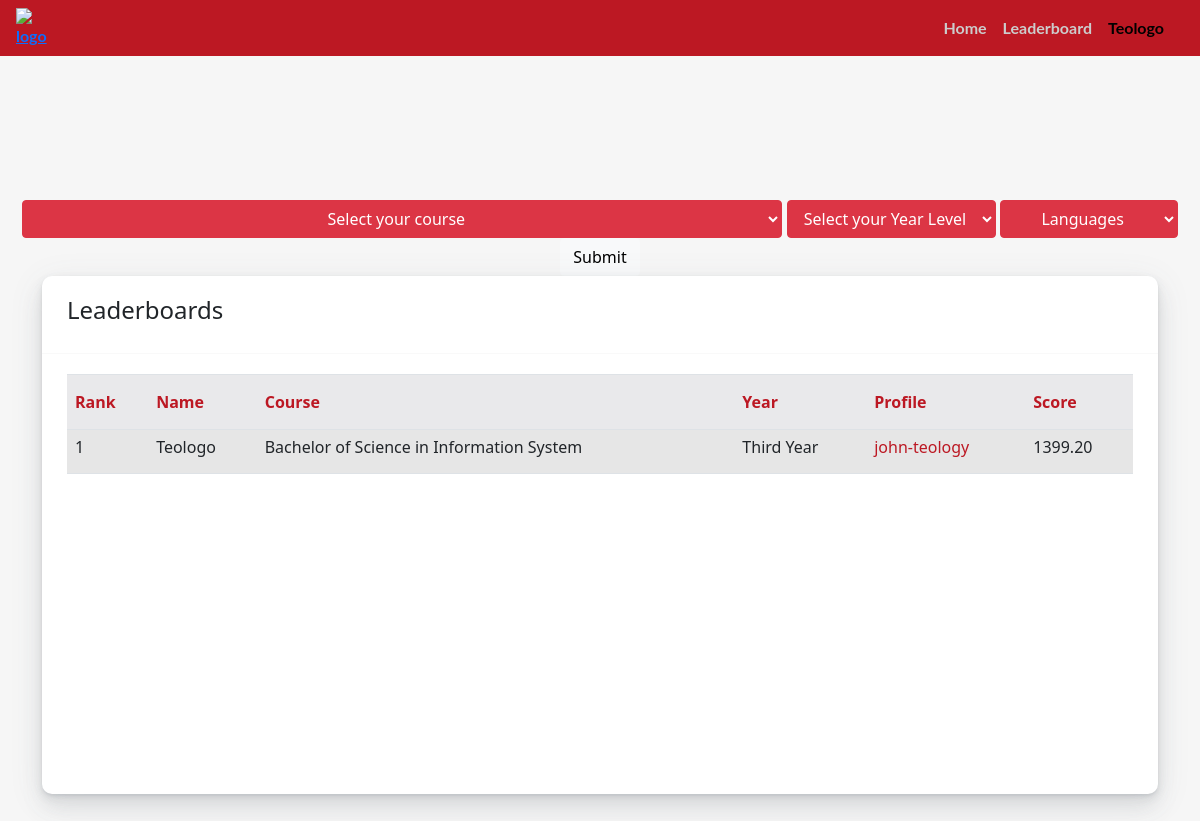
The app's page /leaderboards/ (signed in) with its own data.
### portfolio/models.py (models this page shows, shortened)
class User(AbstractUser):
    pass

class LeaderBoards(models.Model):
    userProfile = models.ForeignKey(Profile , null=True ,on_delete=CASCADE, related_name='user_leaderboard')
    userID = models.ForeignKey(User, on_delete=CASCADE, related_name= 'userLeaderboard' )
    courseID = models.ForeignKey(Course, on_delete=CASCADE ,related_name='userCourse' , null=True)
    yearID = models.ForeignKey(YearLevel, on_delete=CASCADE,  related_name= 'userYearLevel',null=True )
    overallScore = models.FloatField(default=0,blank=True)
    CEnterprise = models.FloatField(default=0,blank=True, verbose_name='1C Enterprise')
    ASPNET = models.FloatField(default=0,blank=True, verbose_name='ASP.NET')
    ActionScript = models.FloatField(default=0,blank=True)
    Apex = models.FloatField(default=0,blank=True)
    Assembly = models.FloatField(default=0,blank=True)
    Ballerina = models.FloatField(default=0,blank=True)
    Batchfile = models.FloatField(default=0,blank=True)
    Blazor = models.FloatField(default=0,blank=True)
    C = models.FloatField(default=0,blank=True)
    CSharp = models.FloatField(default=0,blank=True, verbose_name='C#')
    Cplus = models.FloatField(default=0,blank=True,verbose_name='C++')
    COBOL = models.FloatField(default=0,blank=True)
    CSS = models.FloatField(default=0,blank=True)
    Clojure = models.FloatField(default=0,blank=True)
    CoffeeScript = models.FloatField(default=0,blank=True)
    Crystal = models.FloatField(default=0,blank=True)
    Cucumber = models.FloatField(default=0,blank=True)
    Dart = models.FloatField(default=0,blank=True)
    Delphi = models.FloatField(default=0,blank=True)
    Dockerfile = models.FloatField(default=0,blank=True)
    EJS = models.FloatField(default=0,blank=True)
    EPP = models.FloatField(default=0,blank=True)
    ERB = models.FloatField(default=0,blank=True)
    Ebuild = models.FloatField(default=0,blank=True)
    Elixir = models.FloatField(default=0,blank=True)
    Elm = models.FloatField(default=0,blank=True)
    Erlang = models.FloatField(default=0,blank=True)
    FSharp = models.FloatField(default=0,blank=True,verbose_name='F#')
    Fortran = models.FloatField(default=0,blank=True)
    Go = models.FloatField(default=0,blank=True)
    Groovy = models.FloatField(default=0,blank=True)
    HCL = models.FloatField(default=0,blank=True)
    HTML = models.FloatField(default=0,blank=True)
    HTML_Razor = models.FloatField(default=0,blank=True,verbose_name='HTML+RAZOR')
    Haskell = models.FloatField(default=0,blank=True)
    Haxe = models.FloatField(default=0,blank=True)
    HiveQL = models.FloatField(default=0,blank=True)
    JSON = models.FloatField(default=0,blank=True)
    Java = models.FloatField(default=0,blank=True)
    JavaScript = models.FloatField(default=0,blank=True)
    Julia = models.FloatField(default=0,blank=True)
    JupyterNotebook = models.FloatField(default=0,blank=True, verbose_name='Jupyter Notebook')
    Kivy = models.FloatField(default=0,blank=True)
    Kotlin = models.FloatField(default=0,blank=True)
    LabVIEW = models.FloatField(default=0,blank=True)
    Less = models.FloatField(default=0,blank=True)
    Lex = models.FloatField(default=0,blank=True)
    Limbo = models.FloatField(default=0,blank=True)
    Liquid = models.FloatField(default=0,blank=True)
    Lua = models.FloatField(default=0,blank=True)
    M = models.FloatField(default=0,blank=True)
    MATLAB = models.FloatField(default=0,blank=True)
    Makefile = models.FloatField(default=0,blank=True)
    Mathematica = models.FloatField(default=0,blank=True)
    Mercury = models.FloatField(default=0,blank=True)
    Nginx = models.FloatField(default=0,blank=True)
    Nix = models.FloatField(default=0,blank=True)
    ObjectiveC = models.FloatField(default=0,blank=True, verbose_name='Objective-C')
    ObjectiveCplus = models.FloatField(default=0,blank=True, verbose_name='Objective-C++')
    OpenEdgeABL = models.FloatField(default=0,blank=True, verbose_name='OpenEdge ABL')
    PHP = models.FloatField(default=0,blank=True)
    PLSQL = models.FloatField(default=0,blank=True)
    PLpgSQL = models.FloatField(default=0,blank=True)
    Perl = models.FloatField(default=0,blank=True)
    Perl6 = models.FloatField(default=0,blank=True, verbose_name='Perl 6')
    PowerBuilder = models.FloatField(default=0,blank=True)
    Powershell = models.FloatField(default=0,blank=True)
    Prolog = models.FloatField(default=0,blank=True)
    ProtocolBuffer = models.FloatField(default=0,blank=True, verbose_name= 'Protocol Buffer')
    Puppet = models.FloatField(default=0,blank=True)
    Python = models.FloatField(default=0,blank=True)
    QML = models.FloatField(default=0,blank=True)
    R = models.FloatField(default=0,blank=True)
    Raku = models.FloatField(default=0,blank=True)
    Robot = models.FloatField(default=0,blank=True)
    Ruby = models.FloatField(default=0,blank=True)
    Rust = models.FloatField(default=0,blank=True)
    SASS = models.FloatField(default=0,blank=True)
    SCSS = models.FloatField(default=0,blank=True)
    SQL = models.FloatField(default=0,blank=True)
    SQLPL = models.FloatField(default=0,blank=True)
    Scala = models.FloatField(default=0,blank=True)
    Shell = models.FloatField(default=0,blank=True)
    Smalltalk = models.FloatField(default=0,blank=True)
    Solidity = models.FloatField(default=0,blank=True)
    Stata = models.FloatField(default=0,blank=True)
    Stylus = models.FloatField(default=0,blank=True)
    Svelte = models.FloatField(default=0,blank=True)
    Swift = models.FloatField(default=0,blank=True)
    TSQL = models.FloatField(default=0,blank=True)
    TypeScript = models.FloatField(default=0,blank=True)
    Vue = models.FloatField(default=0,blank=True)
    XML = models.FloatField(default=0,blank=True)
    Xtend = models.FloatField(default=0,blank=True)
    Xtext = models.FloatField(default=0,blank=True)
    YAML = models.FloatField(default=0,blank=True)
    Yacc = models.FloatField(default=0,blank=True)
    Zig = models.FloatField(default=0,blank=True)

class Course(models.Model):
    course = models.CharField(max_length=150)
    def __str__(self):
        return f"{self.course}"

class YearLevel(models.Model):
    yearLevel = models.CharField(max_length=50)
    def __str__(self):
        return f"{self.yearLevel}"

class Profile(models.Model):
    userID = models.ForeignKey(User, on_delete=CASCADE, related_name= 'userProfile' )
    nickname = models.CharField(max_length=100, blank=True)
    githubName = models.CharField(max_length=100)
    aboutMe = models.TextField(max_length=300, blank=True)
    def __str__(self):
        return f"{self.githubName}"

### portfolio/views.py (the view, shortened to what this page needs)
# urls.py: path('leaderboards/',views.leaderboard, name='leaderboard'),
def leaderboard(request):
    course = Course.objects.all()
    year = YearLevel.objects.all()
    by_what = '-overallScore'
    d = {}
    select1 = 'Select your course'
    select2 = 'Select your Year Level'
    select3 = 'Languages'
    if request.method == 'POST':
        lang = 'overallScore'
        if request.POST.get('courseid'):
            c_id = request.POST['courseid']
            c = Course.objects.get(pk = c_id)
            d['courseID'] = c
            select1 = c
        if request.POST.get('yearlevelid'):
            y_id = request.POST['yearlevelid']
            date = YearLevel.objects.get(pk = y_id)
            d['yearID'] = date
            select2 = date
        if request.POST.get('languages'):
            lang = request.POST['languages']
            select3 = request.POST['languages']
        try:
            data = LeaderBoards.objects.filter(**d).order_by('-' +lang)
        except FieldError:
            lang = nameProb[lang]
            data = LeaderBoards.objects.filter(**d).order_by('-' +lang)
    else:
        lang = ''
        data= LeaderBoards.objects.order_by(by_what)
    if request.user.is_authenticated:
        user = request.user
        try:
            Profile.objects.get(userID = user)
        except Profile.DoesNotExist:
            return HttpResponseRedirect(reverse('profileForm'))
        profile = Profile.objects.get(userID = user)
        return render(request,'portfolio/leaderboards.html',{
            'courses': course,
            'yearlevels':year,
            'languages': languages,
            'data' : data,
            'select1': select1,
            'select2': select2,
            'select3': select3,
            'lang' : lang,
            'user' : profile
        })

### portfolio/templates/portfolio/leaderboards.html (shortened to what this page needs)
{% load getattribute %}  {% load static %} {% load i18n %} {% load account socialaccount %}
<!DOCTYPE html>
<html lang="en">
  <head>
    <link
      href="https://cdn.jsdelivr.net/npm/bootstrap@4.4.1/dist/css/bootstrap.min.css"
      rel="stylesheet"
    />
     <link
    rel="stylesheet"
    href="https://cdnjs.cloudflare.com/ajax/libs/font-awesome/5.12.1/css/all.min.css"
  />
  <link
    href="https://cdn.jsdelivr.net/npm/bootstrap@5.1.0/dist/css/bootstrap.min.css"
    rel="stylesheet"
  />
  <link
    href="https://maxcdn.bootstrapcdn.com/font-awesome/4.3.0/css/font-awesome.min.css"
    rel="stylesheet"
/>
<link rel="stylesheet" href="{% static 'portfolio/index.css' %}" />
  </head>
  <body>
   <nav
   class="navbar navbar-expand-lg navbar-custom fixed-top"
   style="margin-bottom: 50px"
 >
   <div id="logo">
    {% if request.user.is_authenticated %}
    <a href="{% url 'profile' user %}">
     <img
       id="logo"
       src="https://scontent.fmnl2-2.fna.fbcdn.net/v/t1.15752-9/285301891_375399914621686_9147164360215708785_n.png?_nc_cat=107&ccb=1-7&_nc_sid=ae9488&_nc_eui2=AeHQ3nVoaMPAXDLQw088pXUIbrXWkVHtb7xutdaRUe1vvH2S9M-q5ieOcZIyJ2fjOSoBk_l0BBplLLdperC9JOqY&_nc_ohc=sZXqL8B0WQcAX8d3PqT&_nc_ht=scontent.fmnl2-2.fna&oh=03_AVIFv1yTYPrhRq-mmmflSAKg0NbdAqYcOYGJEQQCLWOeEw&oe=62BDDAF6"
       alt="logo"
     />
    </a>
    {% endif %}
   </div>
   <div class="container">
     <div class="collapse navbar-collapse" id="navbarResponsive"  >
       <ul class="navbar-nav ml-auto">
         <li class="nav-item active">
           <a class="nav-link" href="{% url 'index' %}" style="color: #ccc"
             >Home
           </a>
         <li class="nav-item">
           <a
             class="nav-link"
             href="{%url 'leaderboard' %}"
             style="color: #ccc"
             >Leaderboard</a
           >
         </li>
         <li class="nav-item">
           {% if request.user.is_authenticated %}
           <a
             class="nav-link"
             href="{%url 'leaderboard' %}"
             style="color: black"
             >{{request.user.last_name}}</a
           >
           {% endif %}
         </li>
       </ul>
     </div>
   </div>
 </nav>
    <center>
      <form action="{% url 'leaderboard' %}" method="post" style="margin-top: 200px;">
        <select name="courseid" id="" class="btn btn-danger dropdown-toggle">
          <option value="" disabled selected>{{select1}}</option>
        </select>
        <select name="yearlevelid" id="" class="btn btn-danger dropdown-toggle">
          <option value="" disabled selected>{{select2}}</option>
        </select>
        <select name="languages" id="" class="btn btn-danger dropdown-toggle">
          <option value="" disabled selected>{{select3}}</option>
        </select>
      <input type="submit" value="Submit" class="btn btn-light" />
      </form>
    </center>
    <div class="container">
      <div class="row">
        <div class="col-12 col-sm-12 col-md-12">
          <div class="card">
            <div class="card-header">
              <h4>Leaderboards
              </h4>
            </div>
            <div class="card-body">
              <div
                class="table-responsive"
                id="proTeamScroll"
                tabindex="2"
                style="height: 400px; overflow: hidden; outline: none"
              >
                <div class="scrollit">
                  <table class="table table-striped">
                    <thead>
                      <tr>
                        <th>Rank</th>
                        <th>Name</th>
                        <th>Course</th>
                        <th>Year</th>
                        <th >Profile</th>
                        <th>Score</th>
                      </tr>
                    </thead>
                    <tbody>
                      {% if lang != '' %} {% for d in data %}
                      {% if d|getattribute:lang  %}
                      <tr>
                        <td class="table-img">
                          <h6 class="mb-0 font-13">{{forloop.counter}}</h6>
                        </td>
                        <td>
                            <h6 class="mb-0 font-13">{{d.userID.last_name}}</h6>
                        </td>
                        <td><h6 class="mb-0 font-13">{{d.courseID}}</h6></td>
                        <td class="text-truncate">
                          <h6 class="mb-0 font-13">{{d.yearID}}</h6>
                        </td>
                        <td>
                          <a
                          href="{% url 'redirect' d.userID.id %}"
                          style="text-decoration: none; color: #424d54"
                        >
                          <h6  style="color: #bc1823 ;">
                            {{d.userProfile.githubName}}
                          </h6>
                          </a>
                        </td>
                        <td>
                          <h6 class="mb-0 font-13">
                            {{ d|getattribute:lang|floatformat:2 }}
                          </h6>
                        </td>
                      </tr>
                      {% endif %}
                      {% endfor %} {% else %} {% for d in data %}
                      {% if d.overallScore %}
                      <tr>
                        <td class="table-img">
                          <h6 class="mb-0 font-13">{{forloop.counter}}</h6>
                        </td>
                        <td>
                            <h6 class="mb-0 font-13">{{d.userID.last_name}}</h6>
                        </td>
                        <td><h6 class="mb-0 font-13">{{d.courseID}}</h6></td>
                        <td class="text-truncate">
                          <h6 class="mb-0 font-13">{{d.yearID}}</h6>
                        </td>
                        <td>
                          <a
                          href="{% url 'redirect' d.userID.id %}"
                          style="text-decoration: none; color: #424d54"
                        >
                          <h6 style="color: #bc1823 ;" >
                            {{d.userProfile.githubName}}
                          </h6>
                          </a>
                        </td>
                        <td>
                          <h6 class="mb-0 font-13" >
                            {{d.overallScore|floatformat:2}}
                          </h6>
                        </td>
                      </tr>
                      {% endif %}
                      {% endfor %} {% endif %}
                    </tbody>
                  </table>
                </div>
              </div>
            </div>
          </div>
        </div>
      </div>
    </div>
  </body>
</html>

### portfolio/static/portfolio/index.css (style rules this page uses)
.navbar-custom { background-color: #bc1823; }
.navbar a { font-family: "Lato", sans-serif; font-weight: bold; }

### portfolio/templates/portfolio/leaderboards.html (style rules this page uses)
body { background-color: #f6f6f6; margin-top: 20px; }
.card { background-color: #fff; border-radius: 10px; border: none; position: relative; margin-bottom: 30px; box-shadow: 0 0.46875rem 2.1875rem rgba(90, 97, 105, 0.1), 0 0.9375rem 1.40625rem rgba(90, 97, 105, 0.1), 0 0.25rem 0.53125rem rgba(90, 97, 105, 0.12), 0 0.125rem 0.1875rem rgba(90, 97, 105, 0.1); }
.card .card-header { border-bottom-color: #f9f9f9; line-height: 30px; -ms-grid-row-align: center; align-self: center; width: 100%; padding: 10px 25px; display: flex; align-items: center; }
.card .card-header, .card .card-body, .card .card-footer { background-color: transparent; padding: 20px 25px; }
.card-header:first-child { border-radius: calc(0.25rem - 1px) calc(0.25rem - 1px) 0 0; }
.card-header { padding: 0.75rem 1.25rem; margin-bottom: 0; background-color: rgba(0, 0, 0, 0.03); border-bottom: 1px solid rgba(0, 0, 0, 0.125); }
.table:not(.table-sm) thead th { border-bottom: none; background-color: #e9e9eb; color: #bc1823; padding-top: 15px; padding-bottom: 15px; }
.scrollit { overflow: scroll; overflow-x: hidden; height: 100%; }
.navbar-custom { background-color: #bc1823; }
.navbar a { font-family: "Lato", sans-serif; font-weight: bold; }

### records on screen
User: user.last_name "Teologo"
LeaderBoards: userID.last_name "Teologo", courseID "Bachelor of Science in Information System", yearID "Third Year", userProfile.githubName "john-teology", overallScore "1399.20"

### other values on screen
form field courseid "Select your course"
form field yearlevelid "Select your Year Level"
form field languages "Languages"
